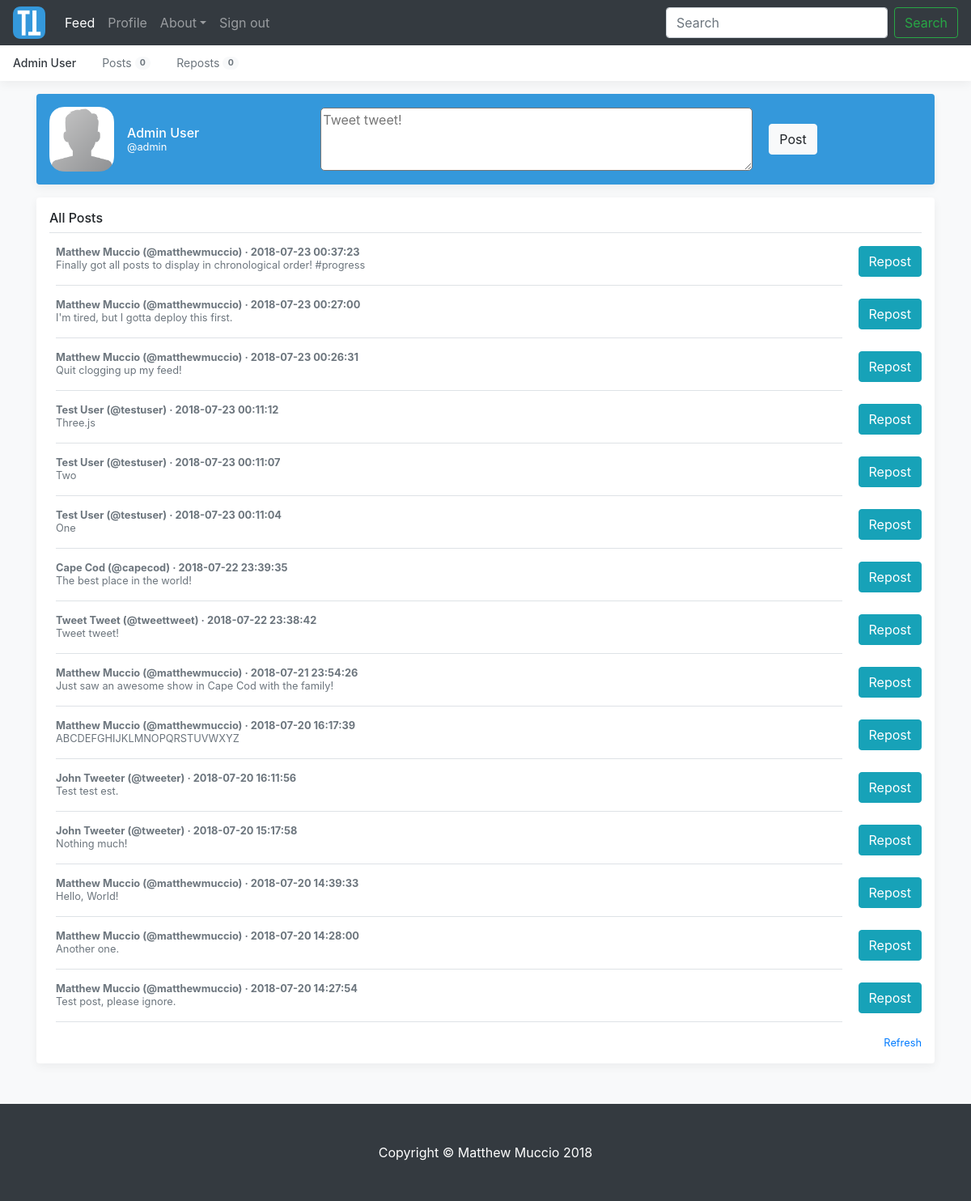
The page / (signed in) on the database its author committed.
### tables this page shows
CREATE TABLE posts(
		id INTEGER PRIMARY KEY AUTOINCREMENT,
		author_username VARCHAR(20) NOT NULL,
		author_first_name VARCHAR(50) NOT NULL,
		author_last_name VARCHAR(50) NOT NULL,
		content VARCHAR(280) NOT NULL,
		post_time DATETIME NOT NULL,
		FOREIGN KEY(author_username) REFERENCES users(username),
		FOREIGN KEY(author_first_name) REFERENCES users(first_name),
		FOREIGN KEY(author_last_name) REFERENCES users(last_name)
	);

### run/core/controllers/main.py (the view, shortened to what this page needs)
@controller.route("/", methods=["GET", "POST"])
def show_main():
	if "username" in session:
		if request.method == "GET":
			return render_template("feed.html", \
									username=session["username"], \
									first_name=session["first_name"], \
									last_name=session["last_name"],
									num_posts=model.get_num_posts(session["username"]), \
									num_reposts=model.get_num_reposts(session["username"]), \
									posts=model.get_all_posts(), \
									reposts=model.get_reposts(session["username"]), \
									title="Feed")

### run/core/models/mapper.py (called while the page is built)
def get_num_posts(username):
	connection = sqlite3.connect("master.db", check_same_thread=False)
	cursor = connection.cursor()
	cursor.execute("SELECT num_posts FROM users WHERE username=?", (username,))
	try:
		result = cursor.fetchall()[0][0]
	except IndexError:
		result = None
	cursor.close()
	connection.close()
	return result

def get_num_reposts(username):
	connection = sqlite3.connect("master.db", check_same_thread=False)
	cursor = connection.cursor()
	cursor.execute("SELECT num_reposts FROM users WHERE username=?", (username,))
	try:
		result = cursor.fetchall()[0][0]
	except IndexError:
		result = None
	cursor.close()
	connection.close()
	return result

def get_all_posts():
	connection = sqlite3.connect("master.db", check_same_thread=False)
	cursor = connection.cursor()
	cursor.execute("SELECT id, author_username, author_first_name, author_last_name, content, post_time FROM posts ORDER BY post_time DESC")
	try:
		result = cursor.fetchall()
		posts = {}
		for r in result:
			posts[r[0]] = [r[1], r[2], r[3], r[4], r[5]]
		all_posts = collections.OrderedDict(sorted(posts.items(), reverse=True))
	except (TypeError, IndexError):
		return None
	cursor.close()
	connection.close()
	return all_posts

def get_reposts(username):
	connection = sqlite3.connect("master.db", check_same_thread=False)
	cursor = connection.cursor()
	cursor.execute("SELECT post_id FROM reposts WHERE reposter_username=?", (username,))
	try:
		post_ids = cursor.fetchall()
		post_ids_list = [i[0] for i in post_ids]
		reposts = {}
		for post_id in post_ids_list:
			reposts[post_id] = get_post(post_id)
		all_reposts = collections.OrderedDict(sorted(reposts.items(), reverse=True))
	except (TypeError, IndexError):
		return None
	cursor.close()
	connection.close()
	return all_reposts

### run/core/models/model.py (called while the page is built)
def get_num_posts(username):
	return mapper.get_num_posts(username)

def get_num_reposts(username):
	return mapper.get_num_reposts(username)

def get_reposts(username):
	return mapper.get_reposts(username)

def get_all_posts():
	return mapper.get_all_posts()

### run/core/templates/feed.html (shortened to what this page needs)
{% extends "base.html" %}
{% block content %}
    <main role="main" class="container">
        <div class="d-flex align-items-center p-3 my-3 text-white-50 bg-blue rounded box-shadow">
            <img class="mr-3" src="{{ url_for('static', filename='default-profile-pic.png') }}" alt="" width="80" height="80">
            <div class="lh-100">
                <h6 class="mb-0 text-white lh-100"><a href="{{ url_for('profile.show_profile') }}" class="no-link">{{ first_name }} {{ last_name }}</a></h6>
                <small class="mb-0 text-white lh-100">@<a href="{{ url_for('profile.show_profile') }}" class="no-link">{{ username }}</a></small>
            </div>
            <div class="justify-content-center">
                <form class="form-inline my-2 my-lg-0" style="padding-left: 150px;" id="textarea" method="POST">
                    <textarea name="content" id="post-textarea" style="-webkit-border-radius: 5px; -moz-border-radius: 5px; border-radius: 5px" cols="50" rows="3" placeholder="Tweet tweet!">{{ content }}</textarea>
                    <button name="post-button" value="Post" class="btn btn-light my-2 my-sm-0" style="margin-left: 20px;" type="submit">Post</button>
                </form>
            </div>
        </div>
        <div class="my-3 p-3 bg-white rounded box-shadow">
            <h6 class="border-bottom border-gray pb-2 mb-0">All Posts</h6>
            {% if posts %}
            {% for post_id, post_info in posts.items() %}
                <div class="media text-muted pt-3">
                    <p class="media-body pb-3 mb-0 small lh-125 border-bottom border-gray">
                    <strong class="d-block text-gray-dark">{{ post_info[1] }} {{ post_info[2] }} (@{{ post_info[0] }}) · {{ post_info[4] }}</strong>
                        {{ post_info[3] }}
                    </p>
                    {% if post_info[0] != username and post_id not in reposts %}
                    <form method="POST">
                        <button name="repost-button" value="Repost" class="btn btn-info my-2 my-sm-0" style="margin-left: 20px;" type="submit">Repost</button>
                    </form>
                    {% endif %}
                </div>
            {% endfor %}
            {% endif %}
            <small class="d-block text-right mt-3">
                <a href="">Refresh</a>
            </small>
        </div>
    </main>
{% endblock %}

### run/core/static/base-styles.css (style rules this page uses)
html, body { overflow-x: hidden; height: 100%; }
body { padding-top: 56px; }
.text-white-50 { color: rgba(255, 255, 255, .5); }
.border-bottom { border-bottom: 1px solid #e5e5e5; }
.box-shadow { box-shadow: 0 .25rem .75rem rgba(0, 0, 0, .05); }
.lh-100 { line-height: 1; }
.lh-125 { line-height: 1.25; }
.no-link { color: white; }
.bg-blue { background-color: #3498db; }

### rows shown on the page
posts: author_first_name "Matthew", author_last_name "Muccio", author_username "matthewmuccio", post_time "2018-07-23 00:37:23", content "Finally got all posts to display in chronological order! #progress"
posts: author_first_name "Matthew", author_last_name "Muccio", author_username "matthewmuccio", post_time "2018-07-23 00:27:00", content "I'm tired, but I gotta deploy this first."
posts: author_first_name "Matthew", author_last_name "Muccio", author_username "matthewmuccio", post_time "2018-07-23 00:26:31", content "Quit clogging up my feed!"
posts: author_first_name "Test", author_last_name "User", author_username "testuser", post_time "2018-07-23 00:11:12", content "Three.js"
posts: author_first_name "Test", author_last_name "User", author_username "testuser", post_time "2018-07-23 00:11:07", content "Two"
posts: author_first_name "Test", author_last_name "User", author_username "testuser", post_time "2018-07-23 00:11:04", content "One"
posts: author_first_name "Cape", author_last_name "Cod", author_username "capecod", post_time "2018-07-22 23:39:35", content "The best place in the world!"
posts: author_first_name "Tweet", author_last_name "Tweet", author_username "tweettweet", post_time "2018-07-22 23:38:42", content "Tweet tweet!"
posts: author_first_name "Matthew", author_last_name "Muccio", author_username "matthewmuccio", post_time "2018-07-21 23:54:26", content "Just saw an awesome show in Cape Cod with the family!"
posts: author_first_name "Matthew", author_last_name "Muccio", author_username "matthewmuccio", post_time "2018-07-20 16:17:39", content "ABCDEFGHIJKLMNOPQRSTUVWXYZ"
posts: author_first_name "John", author_last_name "Tweeter", author_username "tweeter", post_time "2018-07-20 16:11:56", content "Test test est."
posts: author_first_name "John", author_last_name "Tweeter", author_username "tweeter", post_time "2018-07-20 15:17:58", content "Nothing much!"
posts: author_first_name "Matthew", author_last_name "Muccio", author_username "matthewmuccio", post_time "2018-07-20 14:39:33", content "Hello, World!"
posts: author_first_name "Matthew", author_last_name "Muccio", author_username "matthewmuccio", post_time "2018-07-20 14:28:00", content "Another one."
posts: author_first_name "Matthew", author_last_name "Muccio", author_username "matthewmuccio", post_time "2018-07-20 14:27:54", content "Test post, please ignore."

### other values the page prints
{{ first_name }} "Admin"
{{ last_name }} "User"
{{ num_posts }} "0"
{{ num_reposts }} "0"
{{ username }} "admin"
